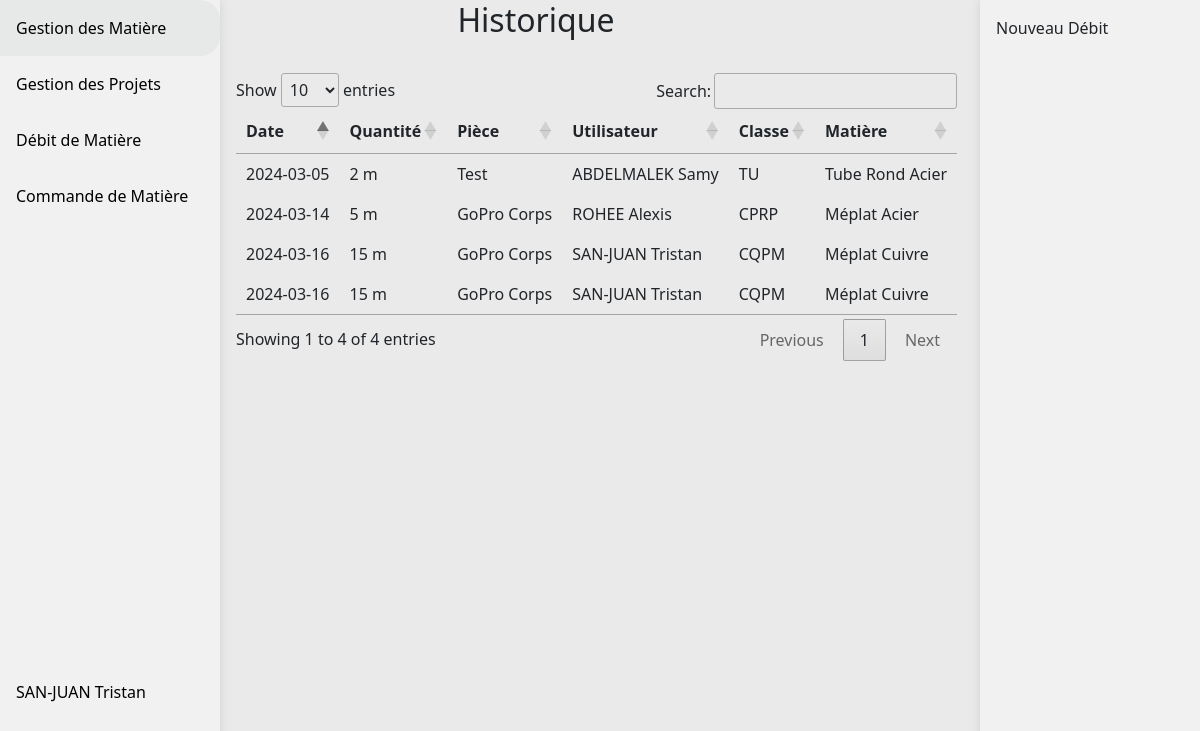
/vue/main/debitMatiere.php (signed in), run on the app's committed database.
### tables this page shows
CREATE TABLE IF NOT EXISTS `debit` (
  `id_debit` int NOT NULL AUTO_INCREMENT,
  `date` date NOT NULL,
  `quantite` int NOT NULL,
  `ref_piece` int NOT NULL,
  `ref_user` int NOT NULL,
  `ref_classe` int NOT NULL,
  `ref_matiere` int NOT NULL,
  PRIMARY KEY (`id_debit`),
  KEY `fk_debit_user` (`ref_user`),
  KEY `fk_debit_classe` (`ref_classe`),
  KEY `fk_debit_piece` (`ref_piece`),
  KEY `fk_debit_matiere` (`ref_matiere`)
);

CREATE TABLE IF NOT EXISTS `piece` (
  `id_piece` int NOT NULL AUTO_INCREMENT,
  `nom` varchar(100) NOT NULL,
  `img` varchar(200) NOT NULL,
  PRIMARY KEY (`id_piece`)
);

CREATE TABLE IF NOT EXISTS `user` (
  `id_user` int NOT NULL AUTO_INCREMENT,
  `mail` varchar(100) NOT NULL,
  `mdp` varchar(255) NOT NULL,
  `ref_fonction` int NOT NULL,
  `nom` varchar(100) NOT NULL,
  `prenom` varchar(100) NOT NULL,
  PRIMARY KEY (`id_user`),
  KEY `fk_user_fonction` (`ref_fonction`)
);

CREATE TABLE IF NOT EXISTS `classe` (
  `id_classe` int NOT NULL AUTO_INCREMENT,
  `libelle` varchar(50) NOT NULL,
  PRIMARY KEY (`id_classe`)
);

CREATE TABLE IF NOT EXISTS `forme` (
  `id_forme` int NOT NULL AUTO_INCREMENT,
  `libelle` varchar(99) NOT NULL,
  `img` varchar(200) NOT NULL,
  `longueur` tinyint(1) NOT NULL,
  `largeur` tinyint(1) NOT NULL,
  `epaisseur` tinyint(1) NOT NULL,
  `diametre` tinyint(1) NOT NULL,
  `hauteur` tinyint(1) NOT NULL,
  PRIMARY KEY (`id_forme`)
);

CREATE TABLE IF NOT EXISTS `materiau` (
  `id_materiau` int NOT NULL AUTO_INCREMENT,
  `libelle` varchar(100) NOT NULL,
  PRIMARY KEY (`id_materiau`)
);

### src/bdd/SQLConnexion.php (called while the page is built)
<?php
class SQLConnexion
{
    private $conn;
    public function __construct()
    {
        $servername = "localhost";
        $username = "root";
        $password = "";
        $bddname = "sak_estrelin";
        try {
            $this->conn = new PDO("mysql:host=$servername;dbname=" . $bddname, $username, $password);
            $this->conn->setAttribute(PDO::ATTR_ERRMODE, PDO::ERRMODE_EXCEPTION);
        } catch (PDOException $e) {
        }
    }
    public function conbdd(): PDO
    {
        return $this->conn;
    }
}

### vue/main/debitMatiere.php (the view, shortened to what this page needs)
<!DOCTYPE html>
<html lang="en" xmlns="http://www.w3.org/1999/html">
<head>
    <link href="https://cdn.jsdelivr.net/npm/bootstrap@5.1.3/dist/css/bootstrap.min.css" rel="stylesheet">
    <link rel="stylesheet" href="https://use.fontawesome.com/releases/v6.4.2/css/all.css" />
    <link rel="stylesheet" href="https://cdn.datatables.net/1.13.7/css/jquery.dataTables.css" />
    <link rel="stylesheet" href="../../assets/css/styles.css"/>
</head>
<body>
<?php
include '../../src/bdd/SQLConnexion.php';
$conn = new SQLConnexion();
?>
<div class="side-bar-big">
    <a class="gestionMatiere" href="gestionMatiere.php">Gestion des Matière</a>
    <a class="gestionProjet" href="gestionProjet.php">Gestion des Projets</a>
    <a class="debitMatiere" href="debitMatiere.php">Débit de Matière</a>
    <a class="commandMatiere" href="commandeMatiere.php">Commande de Matière</a>
    <a class="account" href="#"><?=$_SESSION['nom'] . " " . $_SESSION['prenom']?></a>
</div>
<div class="side-bar-action">
    <a onclick="afficher()">Nouveau Débit</a>
</div>
<div class="content">
    <h2 style="text-align: center; width: 600px">Historique</h2>
    <br>
    <br>
    <br>
    <table id="historique">
        <thead>
            <tr>
                <th>Date</th>
                <th>Quantité</th>
                <th>Pièce</th>
                <th>Utilisateur</th>
                <th>Classe</th>
                <th>Matière</th>
            </tr>
        </thead>
        <tbody>
        <?php
        $req = $conn->conbdd()->query("SELECT * FROM debit");
        $res = $req->fetchAll();
        foreach ($res as $debit) {
        ?>
            <tr>
                <td><?= $debit['date'] ?></td>
                <td><?= $debit['quantite'] . " m" ?></td>
                <?php
                    $requete = $conn->conbdd()->prepare("SELECT nom FROM piece WHERE id_piece = :id");
                    $requete->execute(['id'=>$debit['ref_piece']]);
                    $resultat = $requete->fetch();
                ?>
                <td><?= $resultat['nom'] ?></td>
                <?php
                $requete = $conn->conbdd()->prepare("SELECT nom, prenom FROM user WHERE id_user = :id");
                $requete->execute(['id'=>$debit['ref_user']]);
                $resultat = $requete->fetch();
                ?>
                <td><?= $resultat['nom'] . " " . $resultat['prenom'] ?></td>
                <?php
                $requete = $conn->conbdd()->prepare("SELECT libelle FROM classe WHERE id_classe = :id");
                $requete->execute(['id'=>$debit['ref_classe']]);
                $resultat = $requete->fetch();
                ?>
                <td><?= $resultat['libelle'] ?></td>
                <?php
                $requete = $conn->conbdd()->prepare("SELECT ref_materiau, ref_forme FROM matiere WHERE id_matiere = :id");
                $requete->execute(['id'=>$debit['ref_matiere']]);
                $resultat = $requete->fetch();
                $requete = $conn->conbdd()->prepare("SELECT libelle FROM materiau WHERE id_materiau = :id");
                $requete->execute(['id' => $resultat['ref_materiau']]);
                $result = $requete->fetch();
                $materiau = $result['libelle'];
                $requete = $conn->conbdd()->prepare("SELECT libelle FROM forme WHERE id_forme = :id");
                $requete->execute(['id' => $resultat['ref_forme']]);
                $result = $requete->fetch();
                $forme = $result['libelle'];
                ?>
                <td><?= $forme . " " . $materiau ?></td>
            </tr>
        <?php
        }
        ?>
        </tbody>
    </table>
</div>
</body>
</html>

### assets/css/styles.css (style rules this page uses)
html, body { height: 100%; background-color: #eaeaea; }
.side-bar-action { right: 0; margin: 0; padding: 0; width: 220px; background-color: #f1f1f1; position: fixed; height: 100%; overflow: auto; box-shadow: 0 0 10px rgba(0, 0, 0, 0.1); }
.side-bar-action a { display: block; color: black; padding: 16px; text-decoration: none; }
.side-bar-big { margin: 0; padding: 0; width: 220px; background-color: #f1f1f1; position: fixed; height: 100%; overflow: auto; box-shadow: 0 0 10px rgba(0, 0, 0, 0.1); }
.side-bar-big a { display: block; color: black; padding: 16px; text-decoration: none; }
.side-bar-big a.account { display: block; color: black; padding: 16px; text-decoration: none; margin-top: 200%; }
div.content { background-color: #eaeaea; margin-right:220px; margin-left: 220px; padding: 1px 16px; }
.content { display: flex; flex-wrap: wrap; }

### data on the page
debit: date "2024-03-14", quantite "5", ref_piece.nom "GoPro Corps", ref_user.nom "ROHEE", ref_user.prenom "Alexis", ref_classe.libelle "CPRP", forme.libelle "Méplat", materiau.libelle "Acier"
debit: date "2024-03-16", quantite "15", ref_piece.nom "GoPro Corps", ref_user.nom "SAN-JUAN", ref_user.prenom "Tristan", ref_classe.libelle "CQPM", forme.libelle "Méplat", materiau.libelle "Cuivre"
debit: date "2024-03-16", quantite "15", ref_piece.nom "GoPro Corps", ref_user.nom "SAN-JUAN", ref_user.prenom "Tristan", ref_classe.libelle "CQPM", forme.libelle "Méplat", materiau.libelle "Cuivre"
debit: date "2024-03-05", quantite "2", ref_piece.nom "Test", ref_user.nom "ABDELMALEK", ref_user.prenom "Samy", ref_classe.libelle "TU", forme.libelle "Tube Rond", materiau.libelle "Acier"

### other printed values
$_SESSION['nom'] "SAN-JUAN"
$_SESSION['prenom'] "Tristan"
